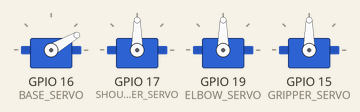
This sketch was run on a simulated ESP32. On the bench: 4 × servo. What the sketch prints to the serial monitor is not drawn.

Above: at 0.05 s.
At 1.4 s:
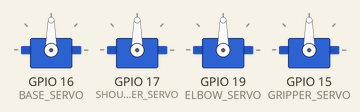
At 2.75 s:
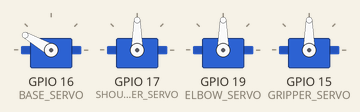
At 5.5 s:
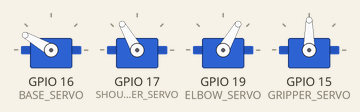
At 8.0 s:
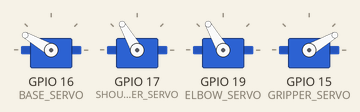
At 11.0 s:
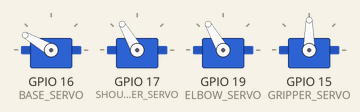
Timing chart, 0 to 14.3 s (numbered marks = the images above):
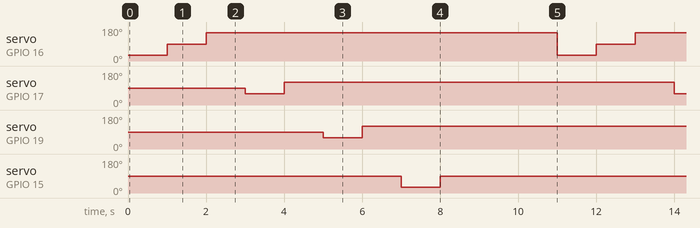

Measured:
- by itself, servo on GPIO 16 (BASE_SERVO): repeats every 11.0 s: 150° 9.0 s, 30° 1.0 s, 90° 1.0 s
- by itself, servo on GPIO 17 (SHOULDER_SERVO), servo on GPIO 19 (ELBOW_SERVO): alternates 120° for 10.0 s and 60° for 1.0 s
- by itself, servo on GPIO 15 (GRIPPER_SERVO): alternates 90° for 10.0 s and 30° for 1.0 s

The sketch:

Robotic_Arm_Integration.ino
```cpp
/*
ResQ Rover - Robotic Arm Module

Hardware:

* ESP32 DevKit V1
* 4 x MG90S Servo Motors
* 5V 5A Buck Converter

Connections:

Base Servo      -> GPIO16
Shoulder Servo  -> GPIO17
Elbow Servo     -> GPIO19
Gripper Servo   -> GPIO15

Power:
Red   -> 5V
Brown -> GND
Orange -> Signal Pin
*/

#include <ESP32Servo.h>

Servo baseServo;
Servo shoulderServo;
Servo elbowServo;
Servo gripperServo;

#define BASE_SERVO      16
#define SHOULDER_SERVO  17
#define ELBOW_SERVO     19
#define GRIPPER_SERVO   15

void setup()
{
Serial.begin(115200);

baseServo.attach(BASE_SERVO);
shoulderServo.attach(SHOULDER_SERVO);
elbowServo.attach(ELBOW_SERVO);
gripperServo.attach(GRIPPER_SERVO);

Serial.println("Robotic Arm Initialized");
}

void loop()
{
// Base Rotation
baseServo.write(30);
delay(1000);

baseServo.write(90);
delay(1000);

baseServo.write(150);
delay(1000);

// Shoulder Movement
shoulderServo.write(60);
delay(1000);

shoulderServo.write(120);
delay(1000);

// Elbow Movement
elbowServo.write(60);
delay(1000);

elbowServo.write(120);
delay(1000);

// Gripper Movement
gripperServo.write(30);
delay(1000);

gripperServo.write(90);
delay(1000);

delay(2000);
}
```
